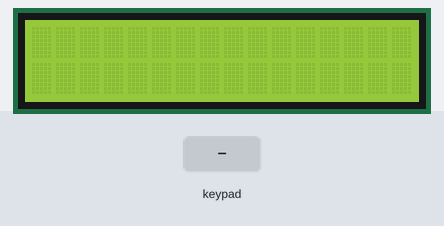
Bench run of a sketch on a simulated Arduino Uno, built with avr-gcc and run on an emulated ATmega328P. On the bench: 16×2 character LCD. The inputs (shaded band) are chosen by the test bench.

Above: at 1.2 s.
1.3 s: keypad keys 0 1 2 3 # pressed 0.4 s apart
At 3.6 s:
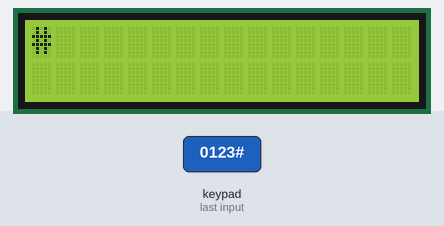
4.8 s: key 'A' pressed
At 6.0 s:
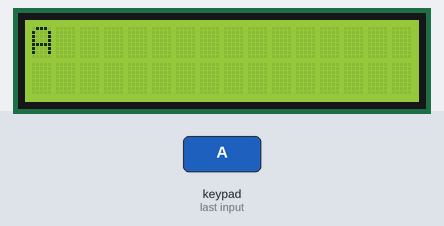
6.3 s: key 'B' pressed
At 7.1 s:
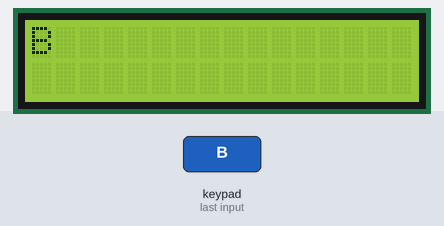
7.8 s: keypad keys 0 1 2 3 * pressed 0.4 s apart
At 9.8 s:
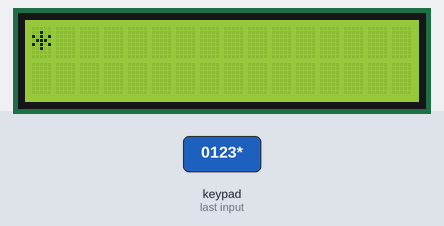
11.3 s: key 'C' pressed
At 12.2 s:
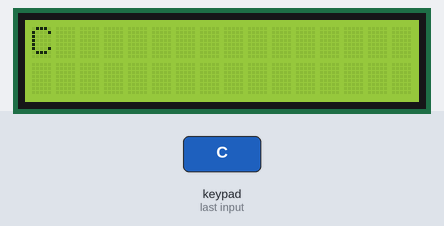
12.8 s: keypad keys 0 1 2 3 D pressed 0.4 s apart
At 13.4 s:
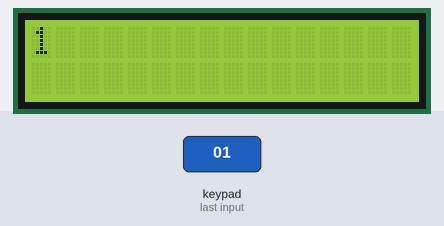
Timing chart, 0 to 15.8 s (numbered marks = the images above; inputs shaded):
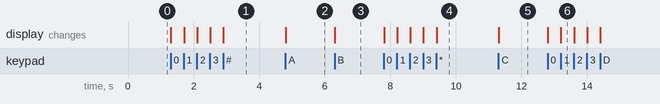

Measured:
- after the input at 1.3 s, the display: first changes at once (image 1 shows a later state)
- after the input at 4.8 s, the display: changes at once (image 2)
- after the input at 6.3 s, the display: changes at once (image 3)
- after the input at 7.8 s, the display: first changes at once (image 4 shows a later state)
- after the input at 11.3 s, the display: changes at once (image 5)
- after the input at 12.8 s, the display: first changes at once (image 6 shows a later state)

The sketch:

LCD.ino
```cpp
/* Programa de arduino con el que mediante un teclado matricial se muestra por una pantalla LCD la tecla pulsada*/

// Importacion de las variables
#include <Keypad.h>
#include <LiquidCrystal.h>


// Zona de declaracion de las variables

const byte ROWS = 4; // Constante para el numero de filas
const byte COLS = 4; // Constante para el numero de columnas

// Matriz de 4x4 con la que se va a mapear el teclado real para trabajar luego la salida
char keys[ROWS][COLS] = {
  {'1','2','3', 'A'},
  {'4','5','6', 'B'},
  {'7','8','9', 'C'},
  {'*','0','#', 'D'}
};

byte rowPins[ROWS] = {0,1,2,3}; // Vector con el que se va a representar los pines digitales de la placa a los que van a estar conectadas las filas del teclado
byte colPins[COLS] = {4,5,6,7}; // Vector con el que se va a representar los pines digitales de la placa a los que van a estar conectadas las columnas del teclado

// Iniciacion del objeto que manejara el LCD, mediante el numero del pin digital de la placa a la que estara conectado
LiquidCrystal lc(9, 8, 10, 11, 12, 13); // PIN de RS del led, pin enable, y pines ultimos

// Constructor del objeto del teclado, con el mapeo de la teclas y los pines correspondientes
Keypad keypad = Keypad( makeKeymap(keys), rowPins, colPins, ROWS, COLS );

void setup()
{
  lc.begin(16,2); // Inicacion del LCD, con su numero de columnas y el numero de filas del display
}

void loop()
{
  char key = keypad.getKey(); // Se recoge la entrada del teclado

  if (key != NO_KEY){ // Si es valida
    lc.clear(); // Se limpia la pantalla del LCD para una mayor claridad
    lc.print(key); // Se imprime en ella la tecla pulsada
  }
}
```
